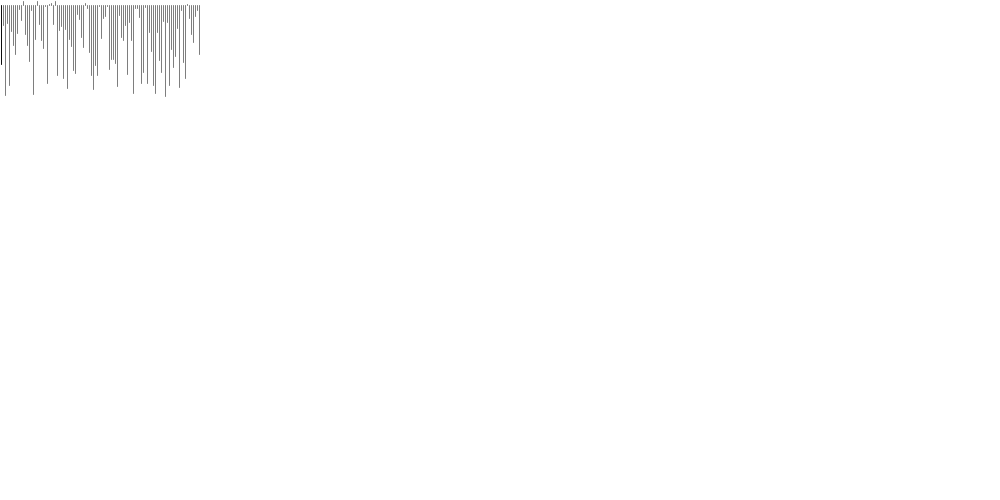
Frame 1 (no input)
Frame 60 (the mouse pressed at the canvas centre just before this capture): blank canvas, image omitted
Frame 120 (the mouse held since frame 60 and released just before this capture): blank canvas, image omitted

The Processing sketch that drew this single still picture (run headless with seeded random() and noise(); from frame 60 on, the mouse is pressed at the canvas centre):

// Processing sketch: Main
// ── Main.pde
int maxSize = 100;
int minSize = 1;
int linePx = 1;
int[] numList = new int[maxSize];

void setup() {
  for(int i = 0; i < numList.length; i++){
  int r = (int)random(0,100);
  numList[i] = r;
  }

  frameRate(60);
  stroke(12);
  size(1000, 500);
}

void draw() {
 background(255);
 
 for(int i = 0; i < numList.length; i++){
 line(linePx, numList[i], linePx, 5);
 stroke(126);
 linePx+=2;
 }
 
}
